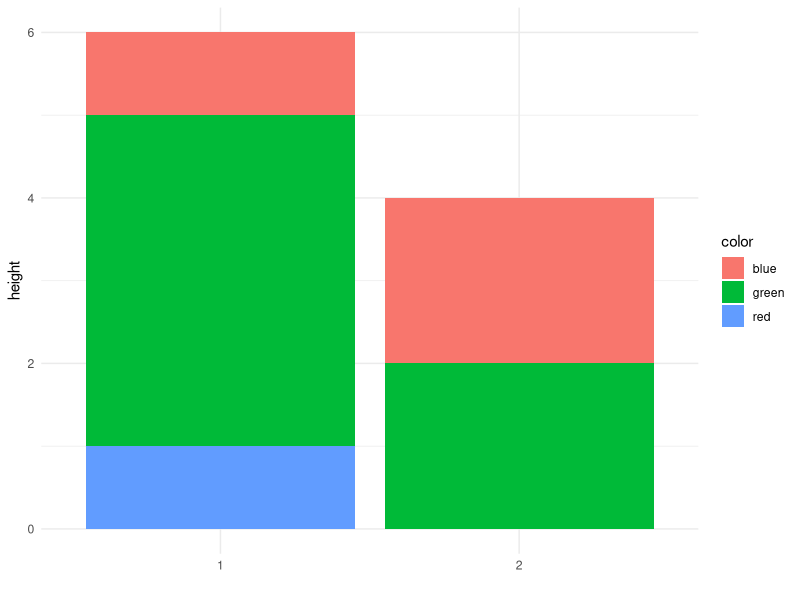
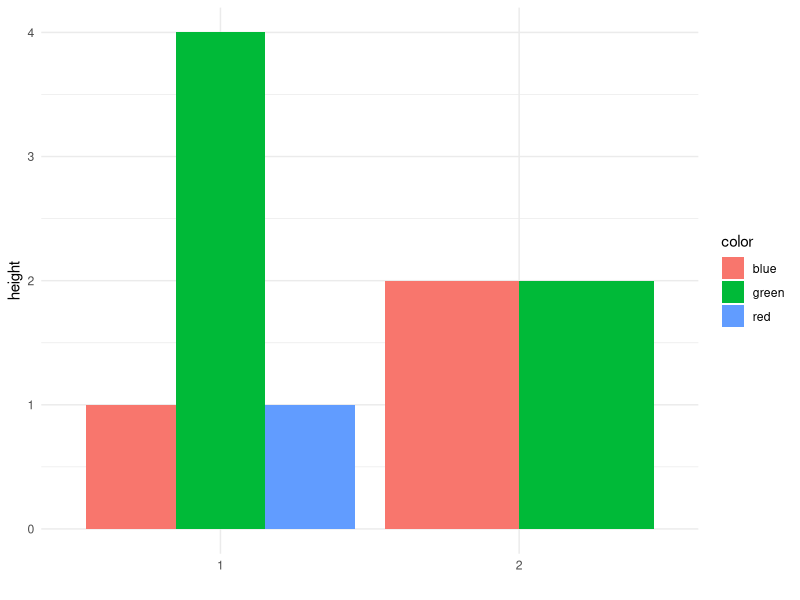
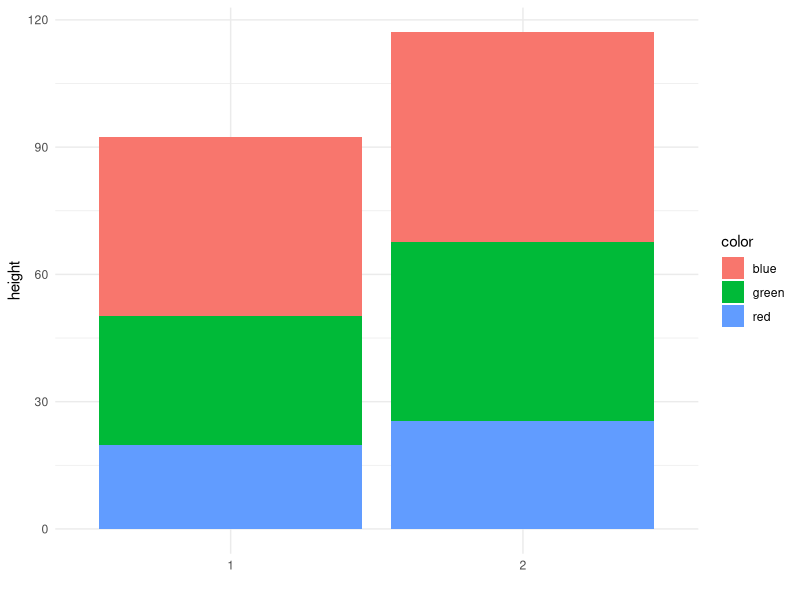
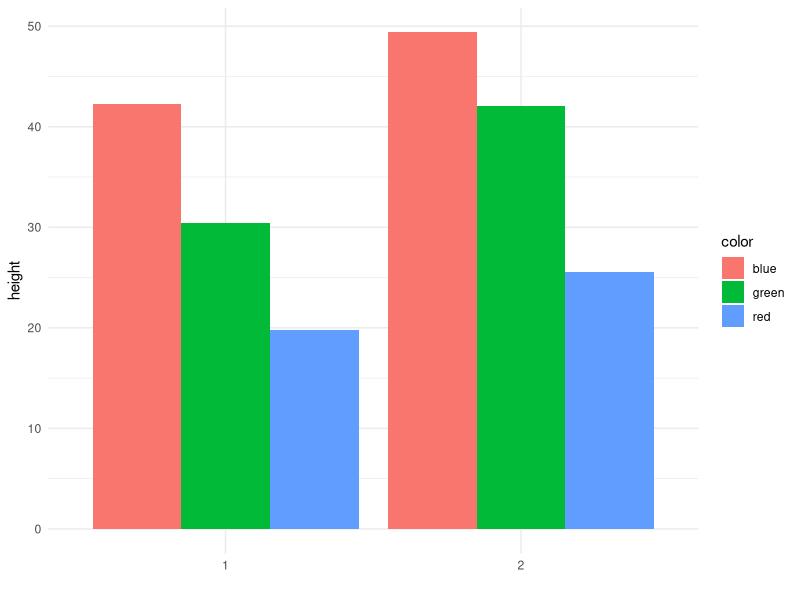
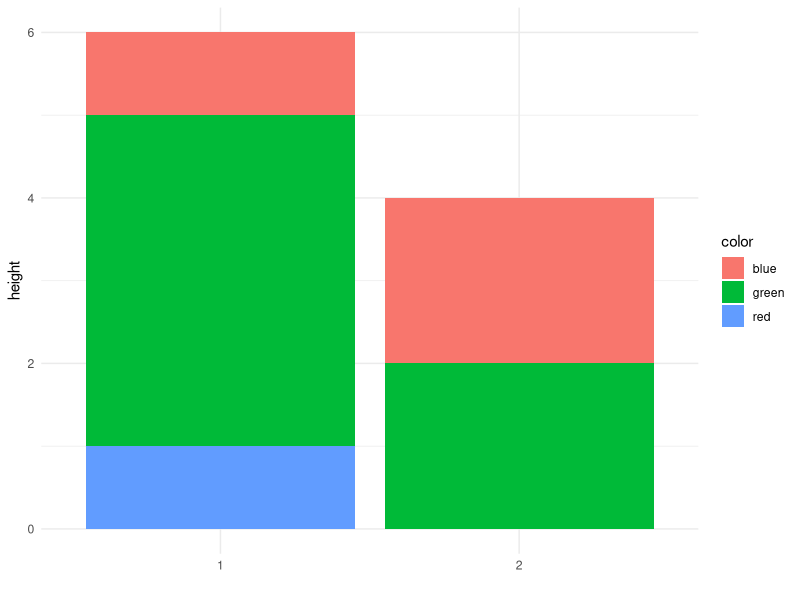
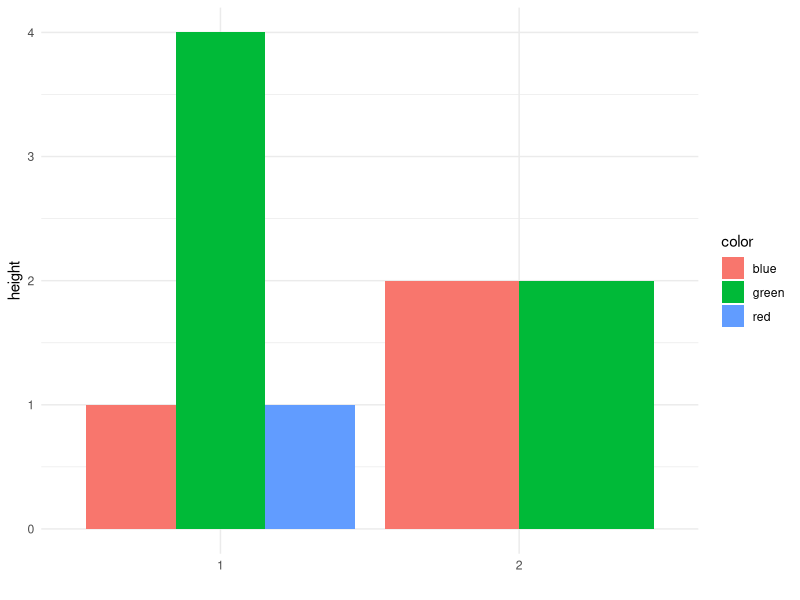
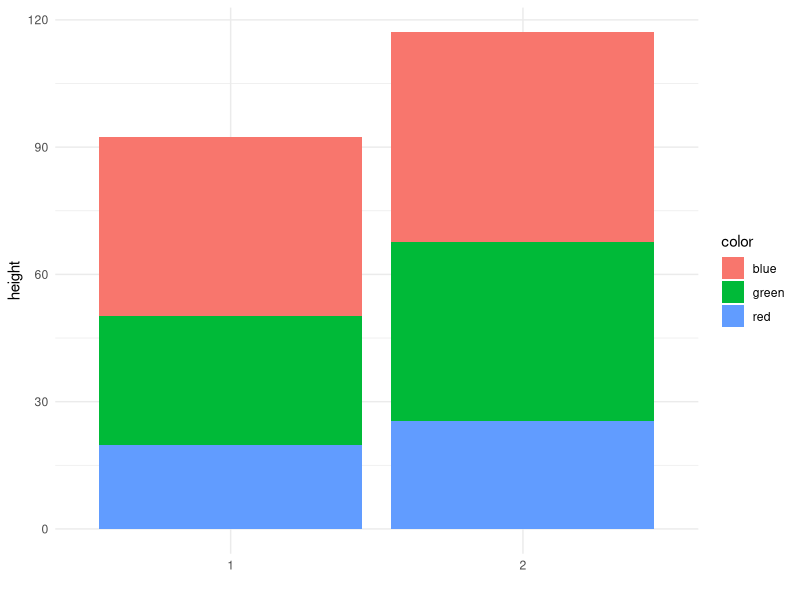
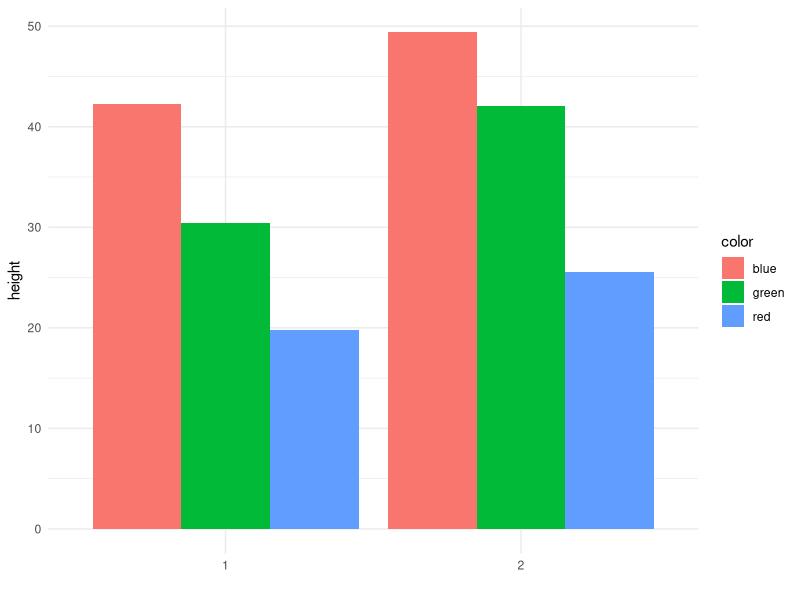

These figures' R source, in order:
## ---- chunk 1
library(tidyverse)
theme_set(theme_minimal())
## ---- chunk 2
colors <- c("red", "green", "blue")
groups <- c("1", "2")
num_rows <- 10
set.seed(69)

screening_dat <- tibble(height = sample(c(1), num_rows, replace = TRUE),
                        color = sample(colors, num_rows, replace = TRUE),
                        group = sample(groups, num_rows, replace = TRUE))

(screen_stack <- screening_dat %>%
    ggplot(aes(x = group, fill = color)) + 
      geom_bar(position = "stack") +
      labs(y = "height",
           x = ""))

(screen_dodge <- screening_dat %>%
    ggplot(aes(x = group, fill = color)) + 
      geom_bar(position = "dodge") +
      labs(y = "height",
           x = ""))
## ---- chunk 3
num_rows <- 50
set.seed(100)
fake_dat <- tibble(height = rlnorm(num_rows, 1, 1),
                   color = sample(colors, num_rows, replace = TRUE),
                   group = sample(groups, num_rows, replace = TRUE))

(test_stack <- fake_dat %>%
  ggplot(aes(y = height, x = group, fill = color)) +
    geom_col(position = "stack") + 
    scale_x_discrete() + 
    labs(x = ""))

(test_dodge <- fake_dat %>%
  group_by(group, color) %>%
  summarise(tot_height = sum(height)) %>%
  ungroup() %>%
  ggplot(aes(y = tot_height, x = group, fill = color)) +
    geom_col(position = "dodge") + 
    scale_x_discrete() +
    labs(x = "",
         y = "height"))
## ---- chunk 4
ggsave("screen_stack.png", device = "png", plot = screen_stack, dpi = 100, width = 6, height = 4)
ggsave("screen_dodge.png", device = "png", plot = screen_dodge, dpi = 100, width = 6, height = 4)
ggsave("test_stack.png", device = "png", plot = test_stack, dpi = 100, width = 6, height = 4)
ggsave("test_dodge.png", device = "png", plot = test_dodge, dpi = 100, width = 6, height = 4)
